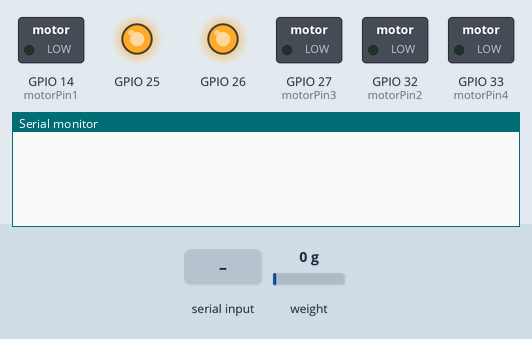
Recording of a sketch running on a simulated ESP32. Shown: switched loads named in the sketch (green lamp = pin HIGH), output pins drawn as LEDs (lit = HIGH), the last lines printed to the serial monitor. The test bench sets the inputs (shaded band); at power-on: weight on the scale 0 g.

Above: at 1.2 s.
1.3 s: "set_speed\n" received over Serial
At 1.6 s:
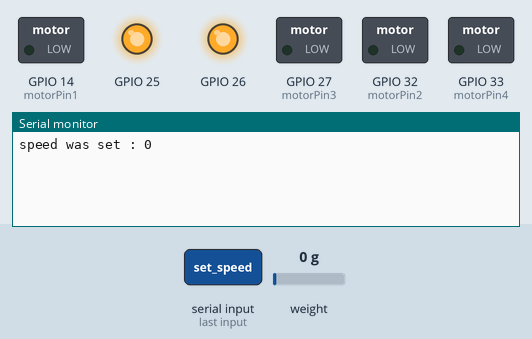
2.8 s: "start_output\n" received over Serial
At 3.02 s:
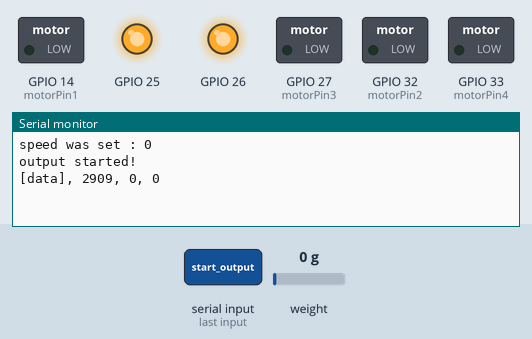
4.4 s: "stop_output\n" received over Serial
Timing chart, 0 to 7.4 s (numbered marks = the images above; inputs shaded):
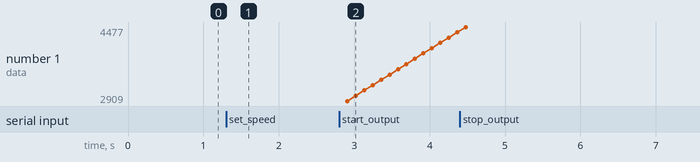

The sketch:

esp32_USHI.ino
```cpp
// 必要なライブラリをインクルード
#include <Arduino.h>
#include <stdio.h>

TaskHandle_t thp[2];               //マルチスレッドのタスクハンドル格納用
QueueHandle_t xQueue_MotorSpeed;   //Queueを使う準備 [キューハンドル名]
QueueHandle_t xQueue_SensorValue;  //Queueを使う準備 [キューハンドル名]

// モーターのピン設定
const int motorPin1 = 14;
const int motorPin2 = 32;
const int motorPin3 = 27;
const int motorPin4 = 33;

// マイクロステッピングのステップシーケンスの定義
const int stepsPerRevolution = 200;  // ステッピングモーターの1回転あたりのステップ数
int stepNumber = 0;                  // 現在のステップ番号
// int microsteps[] = { 0b0001, 0b0000 };  // ハーフステッピングのステップシーケンス
int microsteps[] = { 0b0001, 0b0011, 0b0010, 0b0110, 0b0100, 0b1100, 0b1000, 0b1001 };  // ハーフステッピングのステップシーケンス
// int microsteps[] = { 0b0011, 0b0110, 0b1100, 0b1001 };  // ハーフステッピングのステップシーケンス

// ロードセル用ライブラリの読み込み
// https://github.com/RobTillaart/HX711
// version : 0.4.0
#include "HX711.h"
HX711 scale;
//ロードセルのピン設定
uint8_t dataPin = 19;
uint8_t clockPin = 18;

// モーターピンを出力モードに設定する関数
void MotorPinSetup() {
  // モーターピンを出力モードに設定
  pinMode(motorPin1, OUTPUT);
  pinMode(motorPin2, OUTPUT);
  pinMode(motorPin3, OUTPUT);
  pinMode(motorPin4, OUTPUT);
}

// ステッピングモーターを1ステップ動かす関数
void NextStep() {
  // マイクロステッピングのステップシーケンスに基づいてモーターを動かす
  digitalWrite(motorPin1, bitRead(microsteps[stepNumber], 0));
  digitalWrite(motorPin2, bitRead(microsteps[stepNumber], 1));
  digitalWrite(motorPin3, bitRead(microsteps[stepNumber], 2));
  digitalWrite(motorPin4, bitRead(microsteps[stepNumber], 3));

  // 次のステップ番号に進む
  stepNumber++;
  if (stepNumber == 8) {
    stepNumber = 0;  // ステップ番号をリセット
  }
}


void Motor_core0(void *args) {
  // ステップ間の秒数の測定用
  unsigned long current_time = 0;
  unsigned long last_change_time = 0;
  // モーターの速度
  unsigned int inputValue = 0;
  unsigned int motor_delay = 0;

  while (true) {
    current_time = micros();
    // シリアルモニターからの入力をチェック
    if (xQueueReceive(xQueue_MotorSpeed, &inputValue, 0)) {
      // 速度の設定
      motor_delay = inputValue;
    }

    // 速度が0の場合、モーターに電圧をかけない
    if (motor_delay == 0) {
      digitalWrite(motorPin1, LOW);
      digitalWrite(motorPin2, LOW);
      digitalWrite(motorPin3, LOW);
      digitalWrite(motorPin4, LOW);
    } else if ((current_time - last_change_time) > motor_delay) {
      // モーターを1ステップ動かす
      NextStep();
      last_change_time = micros();
    }
  }
}

//ロードセルのピンを設定
void SetupLoadcell() {
  scale.begin(dataPin, clockPin);
}


void setup() {
  // シリアル通信を開始
  Serial.begin(115200);
  // シリアル通信のタイムアウト設定
  Serial.setTimeout(50);

  pinMode(25, OUTPUT);
  pinMode(26, OUTPUT);
  digitalWrite(25, HIGH);
  digitalWrite(26, HIGH);

  // モーターピンを出力モードに設定
  MotorPinSetup();
  //core0のWDTを無効化する（delayなしで高速の無限ループが可能になる。モーター用）
  disableCore0WDT();

  //ロードセルのピンを設定し、ロードセル用のライブラリのバージョンを表示
  SetupLoadcell();

  xQueue_MotorSpeed = xQueueCreate(4, sizeof(int));       //モーターの速度変更用（ユーザー→モーター）
  xQueue_SensorValue = xQueueCreate(4, sizeof(int32_t));  //センサーの値通知用（センサー→ユーザー）
  //xQueueCreate( [待ち行列の席数], [一席あたりのバイト数] );

  //スレッドの準備
  xTaskCreatePinnedToCore(Motor_core0, "Motor_core0", 4096, NULL, 2, &thp[0], 0);    //モーターを回転させる関数をcore0でスレッドとして開始
  xTaskCreatePinnedToCore(output_core1, "output_core1", 4096, NULL, 1, &thp[1], 1);  //センサーの値を収集する関数をcore1でスレッドとして開始
}


bool is_output_running = false;
unsigned int motor_delay = 0;  //モータースピード記録用の変数

void output_core1(void *args) {
  int32_t rawData = 0;  //送信データの変数
  while (1) {
    if (is_output_running) {
      rawData = scale.read();
      char output[64];
      sprintf(output, "[data], %lu, %d, %d", millis(), rawData, motor_delay);
      Serial.println(output);
    }
    delay(10);
  }
}

void loop() {
  // シリアルモニターからの入力をチェック
  if (Serial.available() > 0) {
    String received = Serial.readStringUntil('\n');
    String command = received.substring(0, received.indexOf(' '));
    String argument_str = received.substring(received.indexOf(' ') + 1);
    float argument = argument_str.toFloat();

    if (command == "set_speed") {
      //値域のチェック
      if (argument < 0) {
        motor_delay = 0;
      } else {
        motor_delay = static_cast<unsigned int>(argument);
      }
      Serial.print("speed was set : ");
      Serial.println(motor_delay);
      xQueueSend(xQueue_MotorSpeed, &motor_delay, 0);

    } else if (command == "start_output") {
      is_output_running = true;
      Serial.println("output started!");

    } else if (command == "stop_output") {
      is_output_running = false;
      Serial.println("output stopped.");

    } else {
      Serial.println("Unknown command.");
    }
  }
  // 消費電力を抑える＆ほかのタスクのリソースを食いつぶさないように（無くても動く）
  delay(1);
}
```

Measured:
- after the input at 1.3 s, the serial monitor: prints a new line at once (image 1)
- after the input at 2.8 s, the serial monitor: prints a new line at once (image 2)
